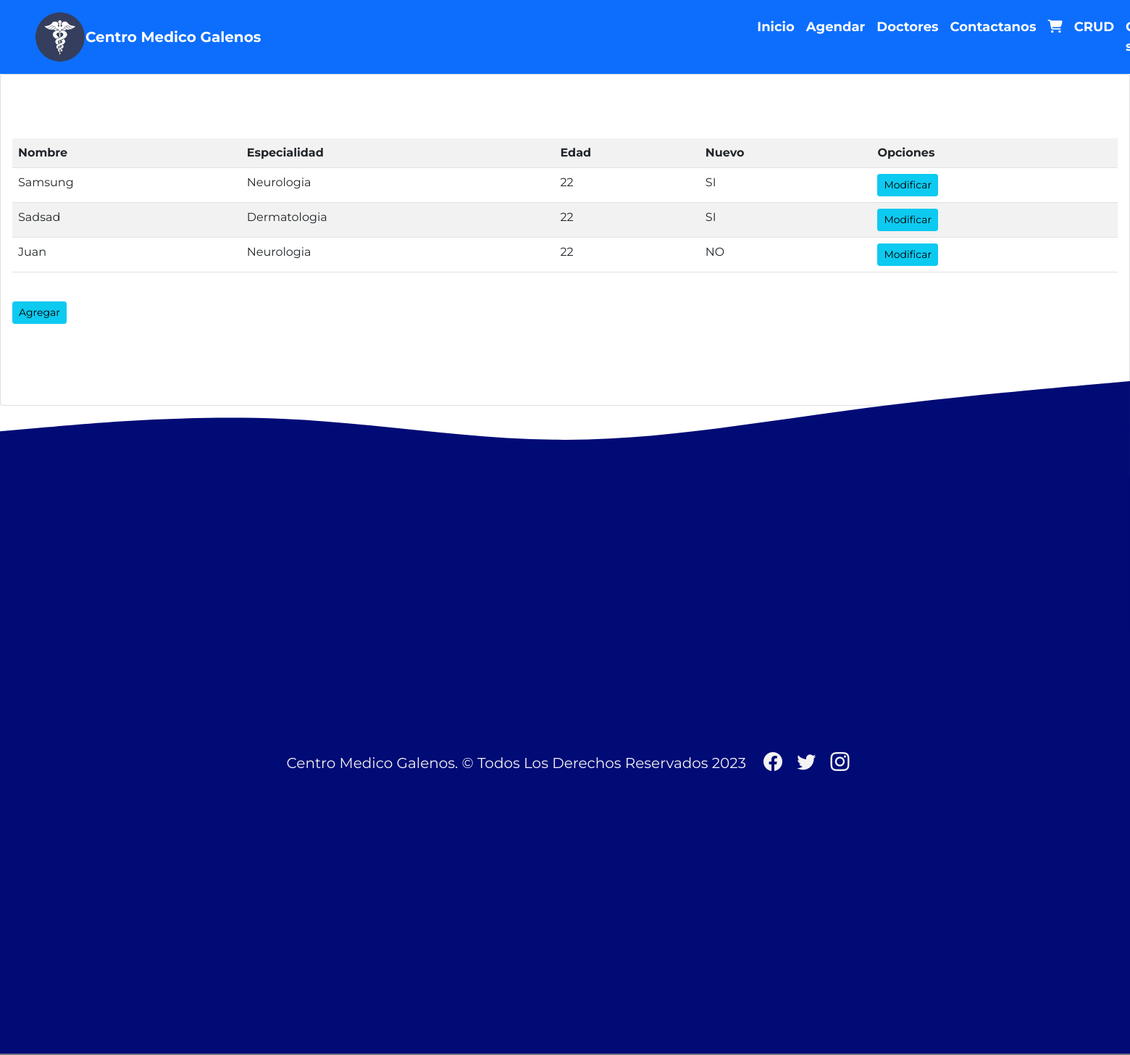
Screenshot of /listar/ (signed in) with the database file from the repository.
### app/models.py (models this page shows, shortened)
class Doctor(models.Model):
    nombre = models.CharField(max_length=50)
    edad = models.IntegerField()
    descripcion = models.TextField()
    nuevo = models.BooleanField()
    especialidad = models.ForeignKey(Especialidad, on_delete=models.PROTECT)
    imagen = models.ImageField(upload_to="docs", null=True)

class Especialidad(models.Model):
    especialidad = models.CharField(max_length=50)
    def __str__(self):
        return self.especialidad

### app/views.py (the view)
# urls.py: path('listar/', listar,name="listar"),
@permission_required('app.view_docs')
def listar (request):
    doctores = Doctor.objects.all()
    data ={
        'doctores' : doctores
    }
    return render(request,'app/docs/listar.html',data)

### app/templates/app/docs/listar.html (shortened to what this page needs)
{% extends 'app/base.html' %}
{% load static %}
{% block contenido %}
<div class="card">
    <div class="card-body">
        <br>
        <br>
        <br>
        <table class="table table-striped table-hover table-responsive-sm">
            <tr>
                <th>Nombre</th>
                <th>Especialidad</th>
                <th>Edad</th>
                <th>Nuevo</th>
                <th>Opciones</th>
            </tr>
            {% for d in doctores  %}
                <tr>
                    <td> {{ d.nombre | title }} </td>
                    <td> {{ d.especialidad }} </td>
                    <td> {{ d.edad }}  </td>
                    <td>
                        {% if d.nuevo == True %}
                        SI
                        {% else %}
                        NO
                        {% endif %} </td>
                    <td>
                        <a href="{% url 'modificar' d.id %}" class="btn btn-info btn-sm">Modificar</a>
                    </td>
                </tr>
            {% endfor  %}
        </table>
        <br>
        <a href="{% url 'agregar' %}" class="btn btn-info btn-sm">Agregar</a>
        <br>
        <br>
        <br>
        <br>
        <br>
    </div>
</div>
{% endblock %}

### app/static/app/css/main.css (style rules this page uses)
body { font-family: 'Montserrat', sans-serif; overflow-x: hidden; }

### rows the page displays
Doctor: nombre "Samsung", especialidad "Neurologia", edad "22", nuevo "SI"
Doctor: nombre "Sadsad", especialidad "Dermatologia", edad "22", nuevo "SI"
Doctor: nombre "Juan", especialidad "Neurologia", edad "22", nuevo "NO"
